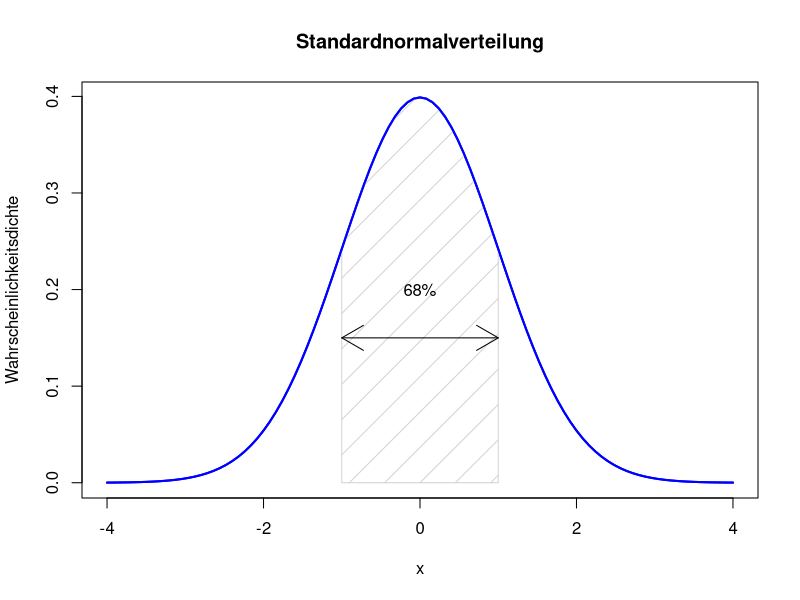

This figure's R source:
# draw standard normal and area of +-1 sd
cord.x <- c(-1,seq(-1,1,0.01),1) 
cord.y <- c(0,dnorm(seq(-1,1,0.01)),0) 
curve(dnorm(x), from = -4, to = 4, col="blue", ylab = "Wahrscheinlichkeitsdichte", main="Standardnormalverteilung", lwd=2)
polygon(cord.x,cord.y,col='lightgrey', density=4)
curve(dnorm(x), from = -4, to = 4, col="blue", add=TRUE, lwd=2)
arrows(-1, 0.15, 1, 0.15, code = 3)
text(0, 0.2, "68%")
